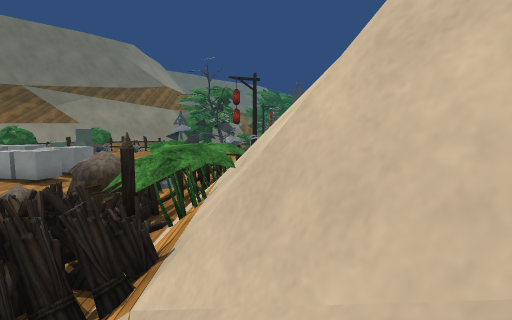
view 1 (above)

20 first-person views from a walk through a 3-D level made in the Unity game engine. The camera is 1.2 m above the floor, tilts 6° down and sees 80° across. The floor is counted in squares, 1 m on a side. Each view is taken from the middle of a square. On the plan, view 1 faces up. The plan holds only what a view shows up to about 13 squares ahead; the rest is blank. The place goes on beyond the plan. Some surface patterns are stand-ins.

view 2
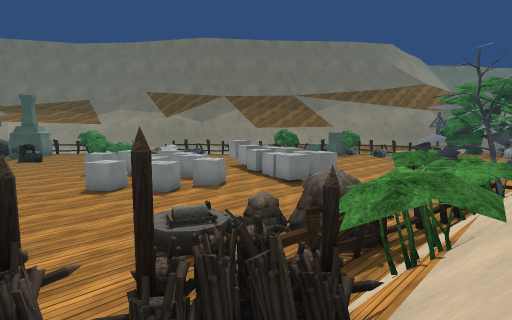

view 3
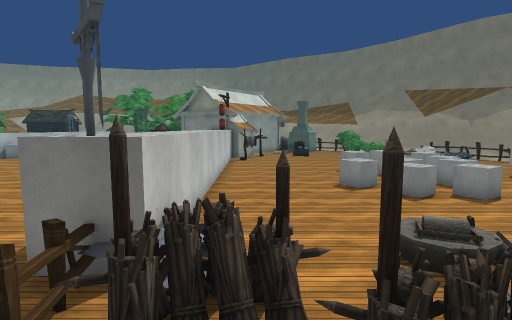

view 4
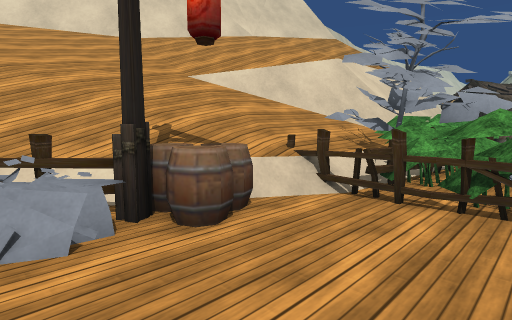

view 5
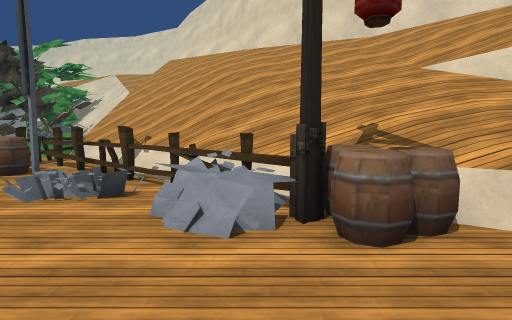

view 6
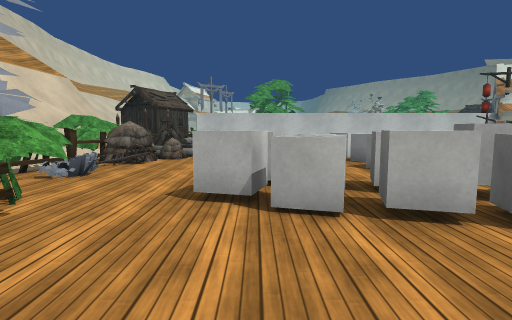

view 7
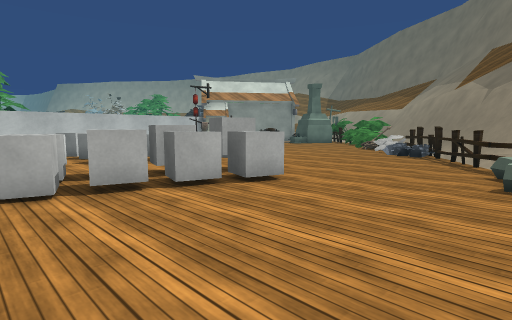

view 8
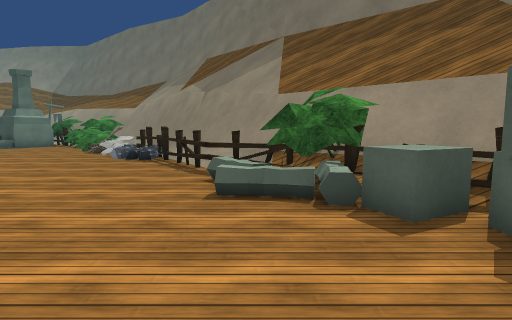

view 9
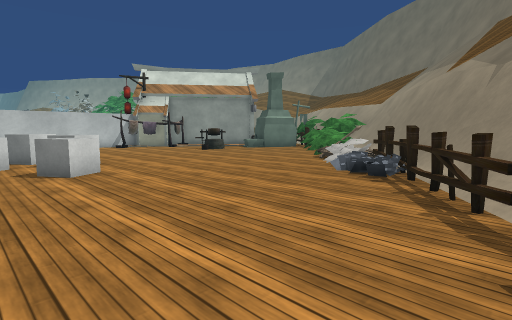

view 10
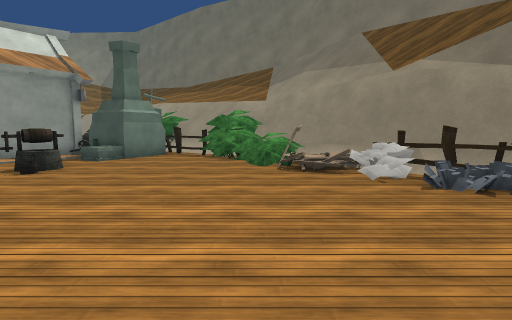

view 11
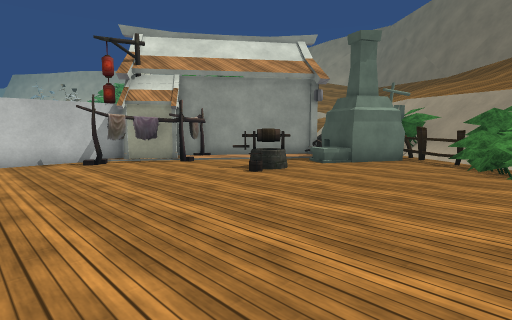

view 12
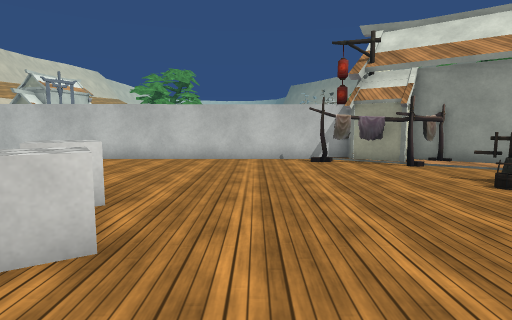

view 13
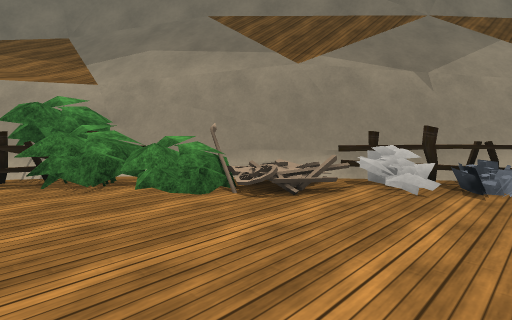

view 14
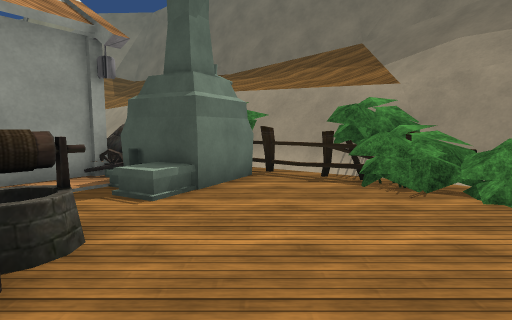

view 15
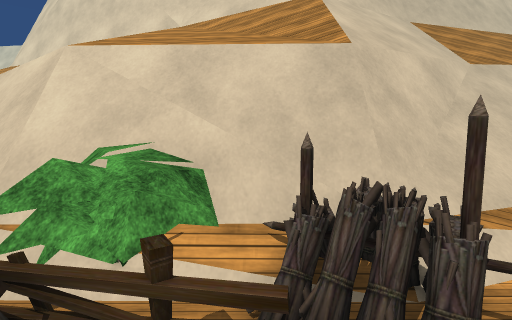

view 16
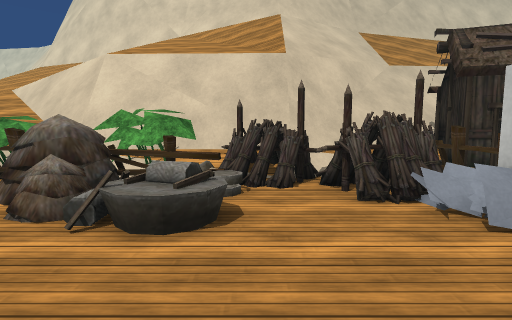

view 17
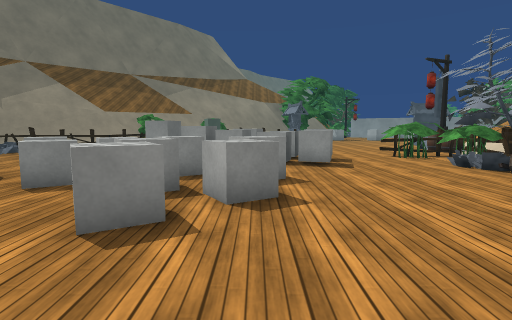

view 18
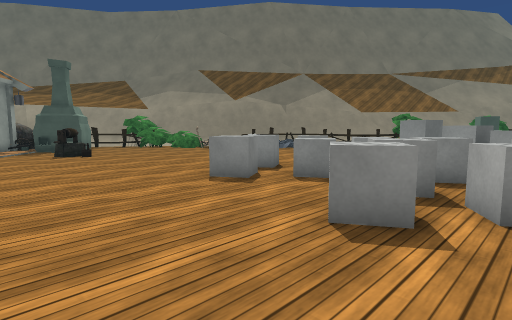

view 19
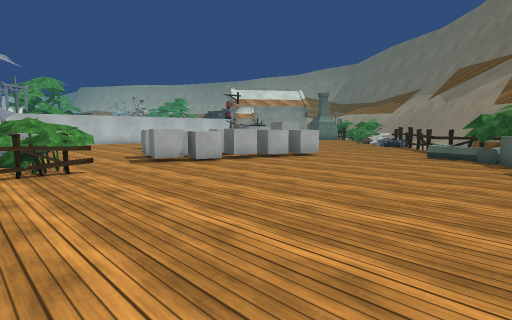

view 20
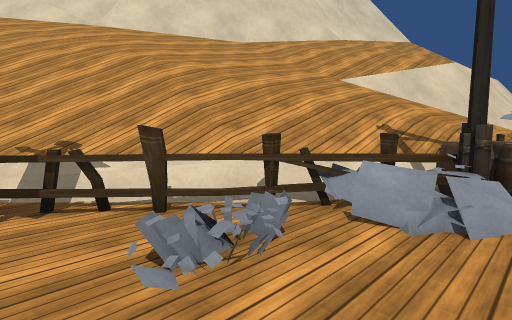

### Floor plan
Key: @ floor where view 1 was taken; # wall or solid block; . main floor; : floor 0.25 m higher than the main floor; / step, stairs or slope; = window, fence, low wall or low ledge; ^ raised ledge; v drop or lower ground; C cube; P plant; O other object.
Columns run from 36 left of view 1 to 13 right of it. Each row starts with its distance up from view 1.
 23            ##////////OOO    ..... .. ..O=#////
 22           ##////////POO...........  ./..=#///////
 21          ##////////PP................//=#/////////
 20        ###//////vvOPP.................=///////////
 19       ##///////v=#OO................===///////////
 18       #//////vv=OO..................==///////////#
 17      ///////v=#O...................OO////////////#
 16     //////vvvOO....................OO///////////##
 15 ##///////v##OOO........CC...........////////////
 14 #//////###= OO........CCCCCC....PPO#///////////
 13  /////#==P O..........CCCCCCCC....#://////////
 12 //////==#.PO............CCCCC....####/////////
 11 ////////P..................CC....###//==//////#
 10 ///////P#..........CC.O..........:P//==#/////##
  9  //////=..............OCC.C......#P/P=v/// //#
  8  /////==...........CCCC...C......=#/=#////  /#
  7  ////=O.............CC.CC.C.....OO#/////////=#
  6     P OOO...........C....CC....OOOPP/==/////=#
  5        OO..OO...........CC.....=.=PP/=#/////##
  4        O...OO.................//.=O/=#/////=#
  3       O#.........................OOO##/////##
  2        ##........................OO/#v/////
  1         ######..................OOO//=v////
  0             ####...............#OOO/@/==////#
 -1              ##################^OOOO///=////##
 -2                                ##.##/////////
 -3                                   ####///////
 -4                                       ///////
 -5                                           ///

Positions as (right, up) in squares from view 1, and headings:
1: (0, 0), facing up
2: (0, 1), facing up-left
3: (0, 1), facing left
4: (-4, 19), facing down-right
5: (-4, 18), facing right
6: (-8, 18), facing down
7: (-8, 20), facing down-left
8: (-10, 20), facing left
9: (-14, 19), facing down-left
10: (-16, 11), facing left
11: (-18, 11), facing down-left
12: (-19, 11), facing down
13: (-21, 8), facing up-left
14: (-22, 7), facing left
15: (-5, 4), facing right
16: (-9, 3), facing right
17: (-10, 1), facing up
18: (-10, 1), facing up-left
19: (-2, 23), facing down-left
20: (-1, 23), facing down-right
